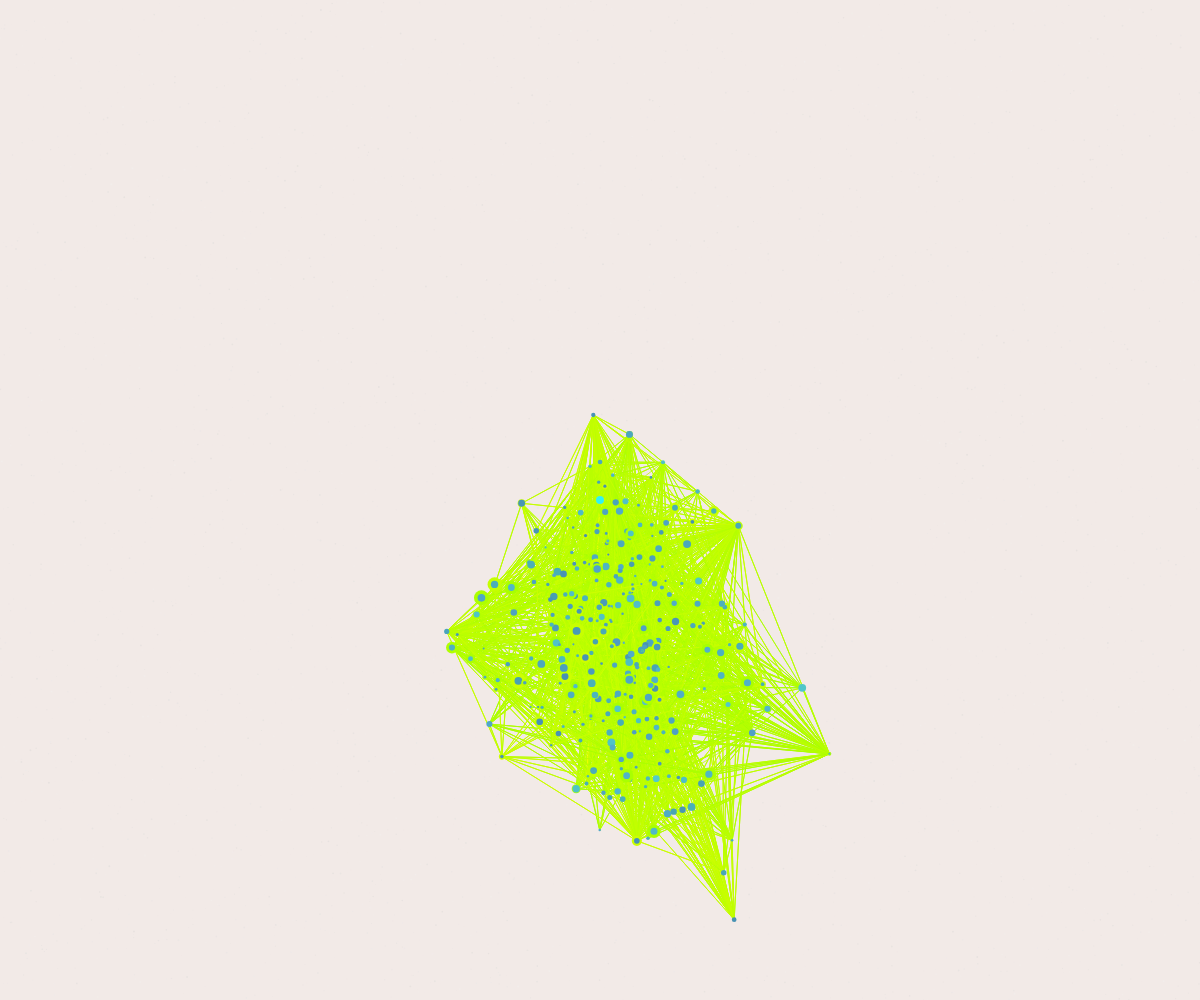
Frame 1 (no input)
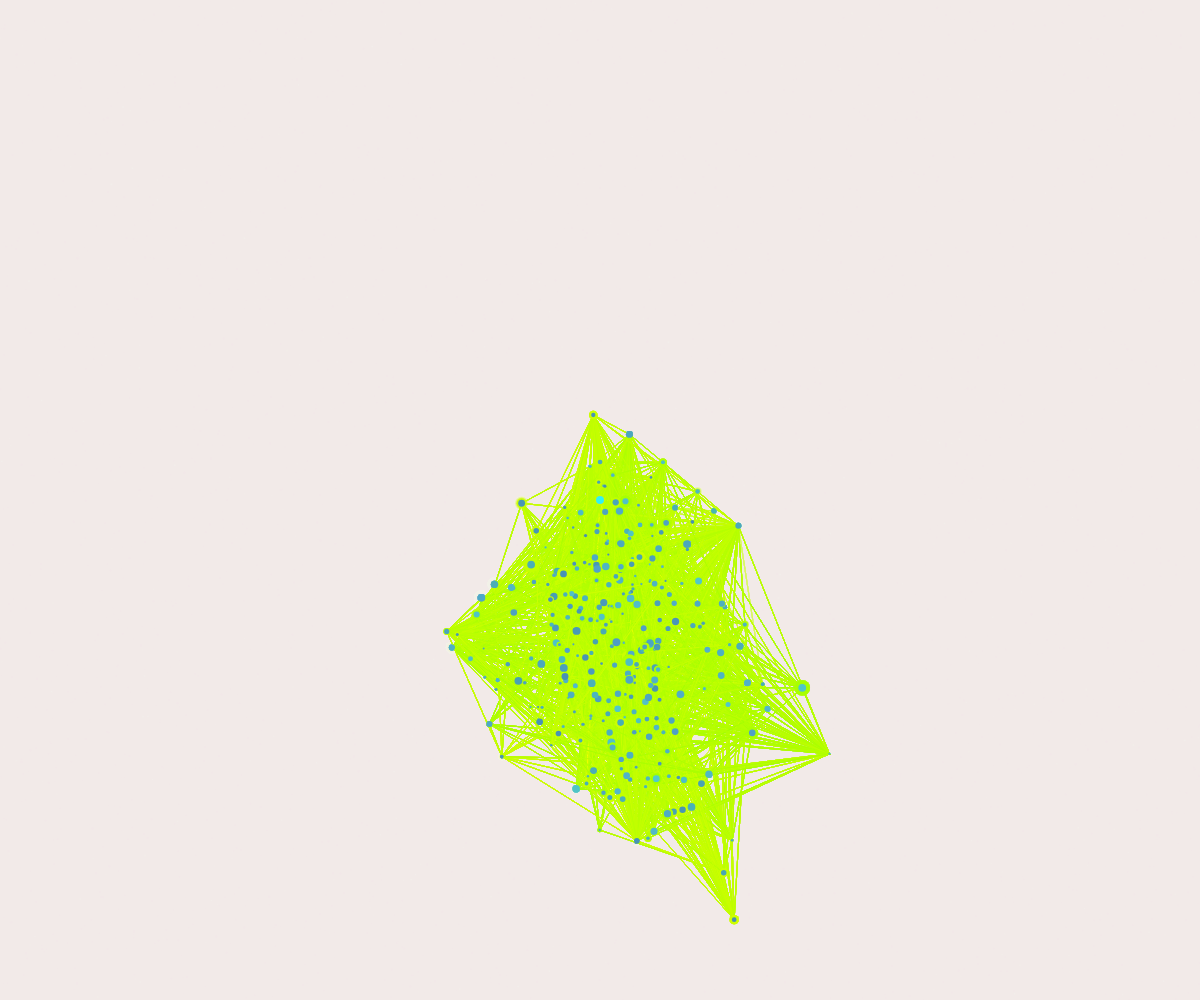
Frame 60 (no input)
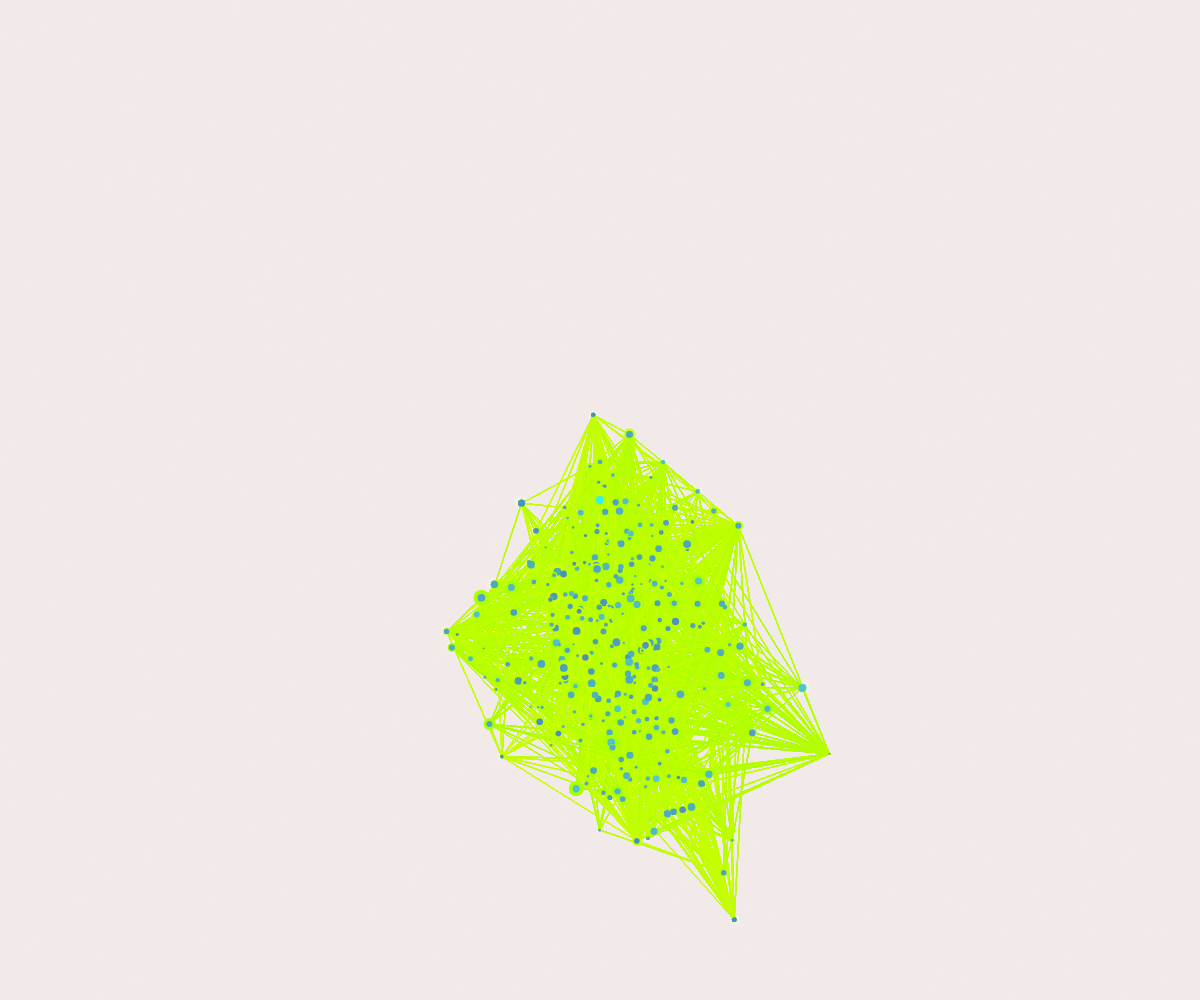
Frame 120 (the mouse pressed at the canvas centre since frame 60)

The p5.js sketch that drew these frames (run headless with seeded random() and noise() and a simulated clock; from frame 60 on, the mouse is pressed at the canvas centre):

// p5.js sketch
// ── sketch.js
let vessels;
let pulseOffset = 0;
const vesselCount = 300;
const connectionCount = 1500;

function setup() {
  createCanvas(windowWidth, windowHeight);
  colorMode(HSB, 360, 100, 100, 1);
  noStroke();
  
  // Create watercolor paper texture
  background(20, 5, 95);
  for (let i = 0; i < 5000; i++) {
    const x = random(width);
    const y = random(height);
    const sz = random(0.5, 2);
    const c = color(20, 3, 90 + random(5));
    fill(c);
    ellipse(x, y, sz, sz);
  }
  
  // Create vessel network
  vessels = [];
  
  // Core source at center
  vessels.push({
    x: width/2,
    y: height/2,
    size: 8,
    color: color(180, 80, 95),
    pulse: 0,
    pulseSpeed: 0.03,
    connections: []
  });
  
  // Create branching vessels
  for (let i = 1; i < vesselCount; i++) {
    const parent = random(vessels);
    const angle = parent.connections.length * TWO_PI / 6 + random(-0.5, 0.5);
    const dist = random(30, 80);
    const x = parent.x + cos(angle) * dist;
    const y = parent.y + sin(angle) * dist;
    
    // Keep within canvas bounds
    if (x < 0 || x > width || y < 0 || y > height) continue;
    
    vessels.push({
      x: x,
      y: y,
      size: random(2, 8),
      color: color(190 + random(-10, 10), 60, 70 + random(10)),
      pulse: random(TWO_PI),
      pulseSpeed: random(0.015, 0.035),
      connections: []
    });
    
    // Connect to parent
    parent.connections.push(vessels[i]);
    vessels[i].connections.push(parent);
  }
  
  // Create connections between nearby vessels
  const gridSize = 120;
  const grid = [];
  
  for (let i = 0; i < vessels.length; i++) {
    const vessel = vessels[i];
    const gridX = floor(vessel.x / gridSize);
    const gridY = floor(vessel.y / gridSize);
    
    if (!grid[gridX]) grid[gridX] = [];
    if (!grid[gridX][gridY]) grid[gridX][gridY] = [];
    
    grid[gridX][gridY].push(vessel);
  }
  
  // Connect nearby vessels
  for (let i = 0; i < connectionCount && vessels.length > 0; i++) {
    const vesselA = random(vessels);
    let vesselB;
    
    let found = false;
    let attempts = 0;
    while (!found && attempts < 50) {
      attempts++;
      const gridX = floor(vesselA.x / gridSize);
      const gridY = floor(vesselA.y / gridSize);
      
      const nearbyGridX = gridX + floor(random(-2, 3));
      const nearbyGridY = gridY + floor(random(-2, 3));
      
      if (grid[nearbyGridX] && grid[nearbyGridX][nearbyGridY] && 
          grid[nearbyGridX][nearbyGridY].length > 0) {
        vesselB = random(grid[nearbyGridX][nearbyGridY]);
        if (vesselA !== vesselB && !vesselA.connections.includes(vesselB)) {
          vesselA.connections.push(vesselB);
          vesselB.connections.push(vesselA);
          found = true;
        }
      }
    }
  }
  
  // Set up lighting effect
  noStroke();
}

function draw() {
  // Fade out slightly for trail effect
  fill(20, 5, 95, 0.1);
  rect(0, 0, width, height);
  
  pulseOffset += 0.02;
  
  // Draw connections
  strokeWeight(1);
  for (let vessel of vessels) {
    for (let connected of vessel.connections) {
      const pulseA = sin(vessel.pulse + pulseOffset) * 0.5 + 0.5;
      const pulseB = sin(connected.pulse + pulseOffset) * 0.5 + 0.5;
      const avgPulse = (pulseA + pulseB) / 2;
      
      const lerpCol = lerpColor(vessel.color, connected.color, 0.5);
      stroke(red(lerpCol), green(lerpCol), blue(lerpCol), avgPulse * 30);
      
      line(vessel.x, vessel.y, connected.x, connected.y);
    }
  }
  
  // Draw vessels
  for (let vessel of vessels) {
    const pulse = sin(vessel.pulse + pulseOffset) * 0.5 + 0.5;
    
    // Glow effect
    fill(red(vessel.color), green(vessel.color), blue(vessel.color), pulse * 100);
    ellipse(vessel.x, vessel.y, vessel.size * pulse * 2);
    
    // Main vessel
    fill(vessel.color);
    noStroke();
    ellipse(vessel.x, vessel.y, vessel.size);
    
    // Update pulse
    vessel.pulse += vessel.pulseSpeed;
  }
}

function windowResized() {
  resizeCanvas(windowWidth, windowHeight);
}
